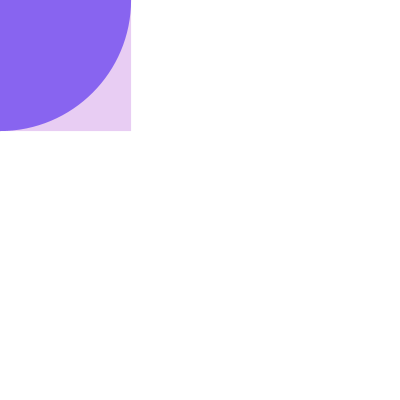
Frame 1 (no input)
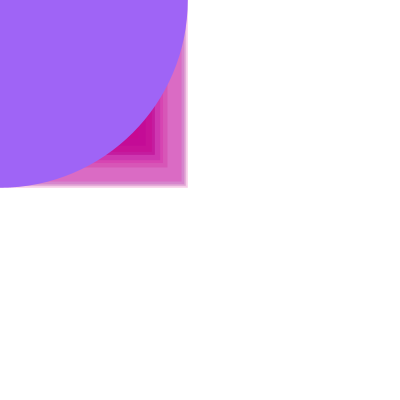
Frame 60 (the mouse pressed at the canvas centre just before this capture)
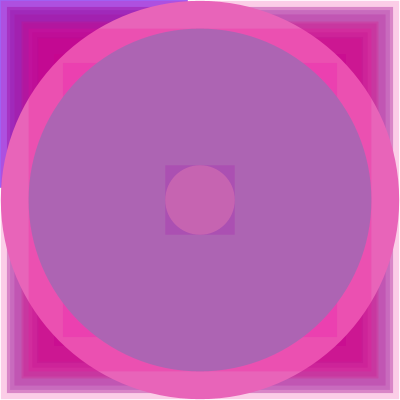
Frame 120 (the mouse held since frame 60 and released just before this capture)

The Processing sketch that drew these frames (run headless with seeded random() and noise(); from frame 60 on, the mouse is pressed at the canvas centre):

// Processing sketch: processing_61532
// ── processing_61532.pde

void setup(){

size(400,400);
background(255);

}

void draw(){

int x;

 x = mouseX;

int y;

 y = mouseY;
 float r;
r = random(10,400);
  
      rectMode(CENTER);
  noStroke();
  fill(random(100, 255), 0, random(100,200),50);
  rect(x, y,r,r);
  
    ellipseMode(CENTER);
  noStroke();
  fill(random(100, 255), 100, random(150,255));
  ellipse(x, y,r,r);
}
